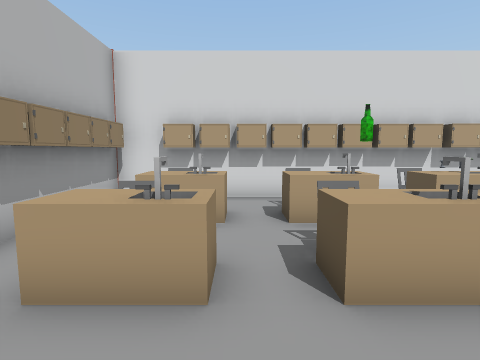
[1] (above)

24 first-person views from a walk through a scene from a Unity 3-D project. The camera is 1.4 m above the floor, tilts 6° down and sees 80° across. The floor is counted in squares, 1 m on a side. Each view is taken from the middle of a square. On the plan, view 1 faces up. The plan holds only what a view shows up to about 14 squares ahead; the rest is blank. The place goes on beyond the plan. Door leaves are left out, so doorways stand open. Some surface patterns are stand-ins.

[2]
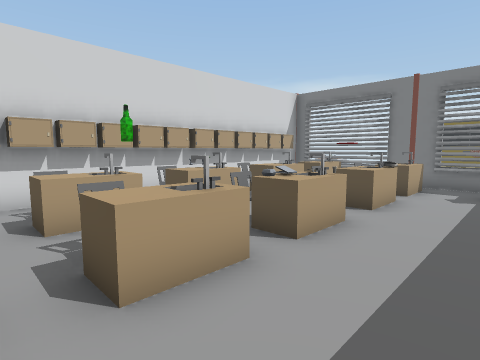

[3]
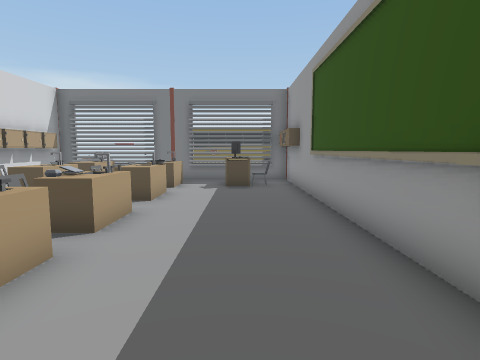

[4]
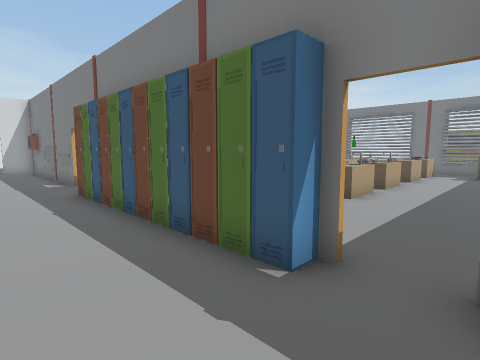

[5]
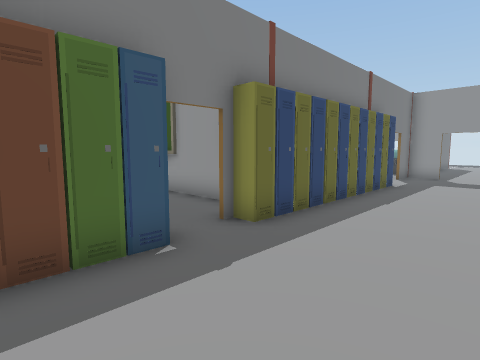

[6]
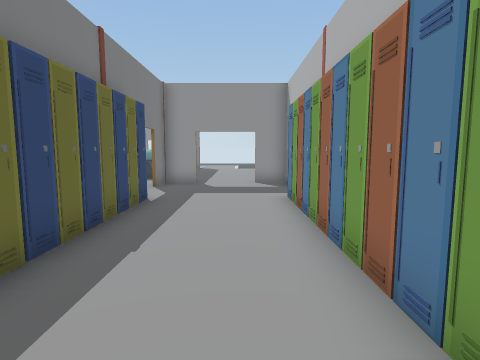

[7]
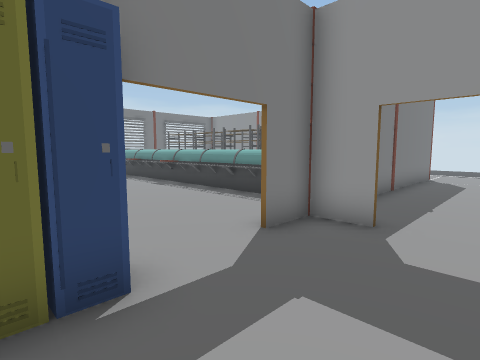

[8]
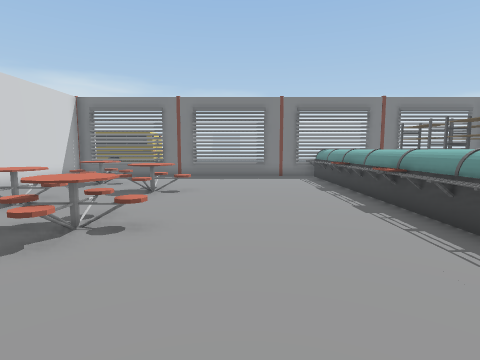

[9]
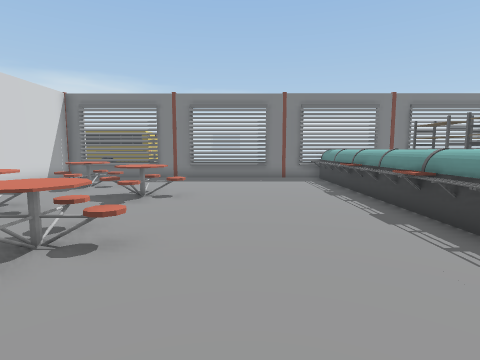

[10]
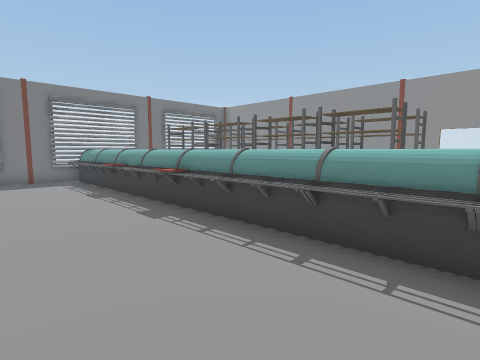

[11]
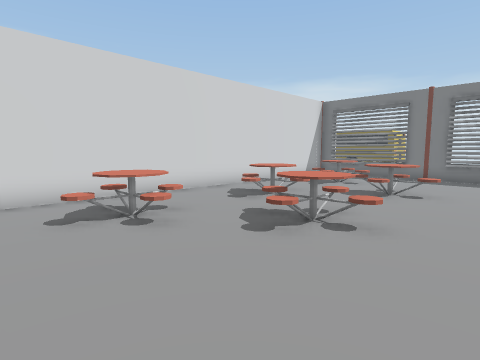

[12]
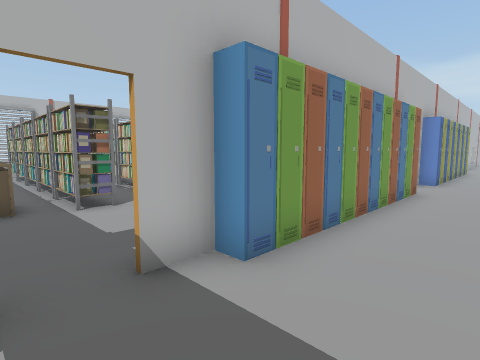

[13]
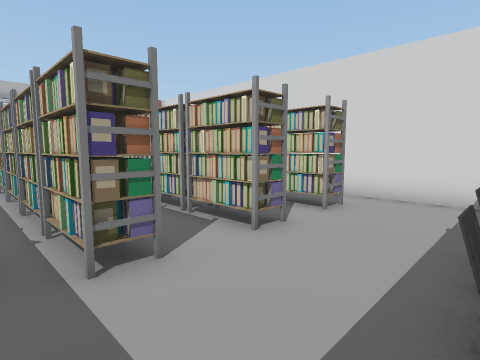

[14]
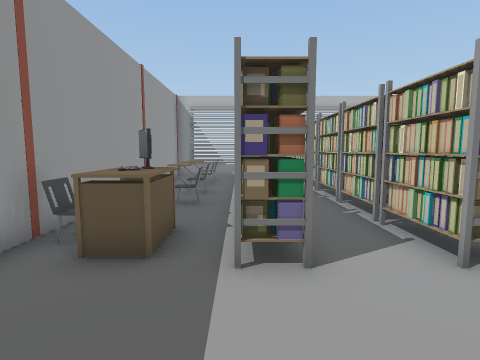

[15]
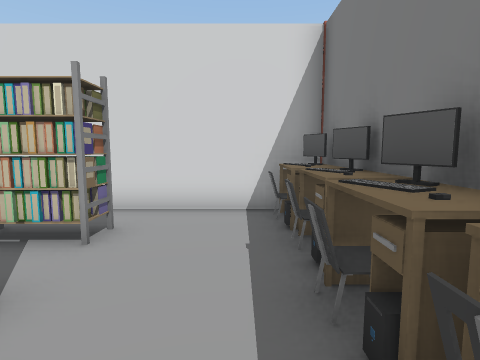

[16]
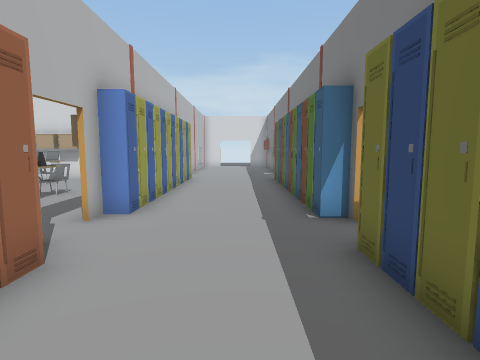

[17]
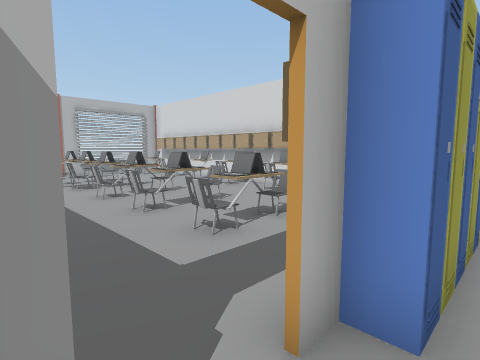

[18]
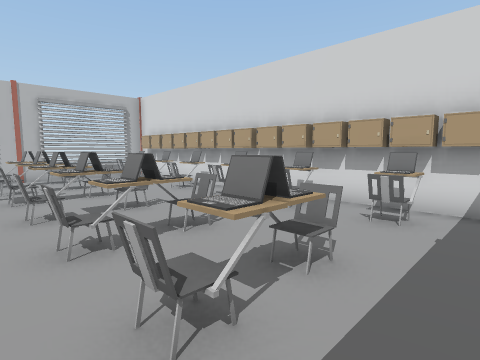

[19]
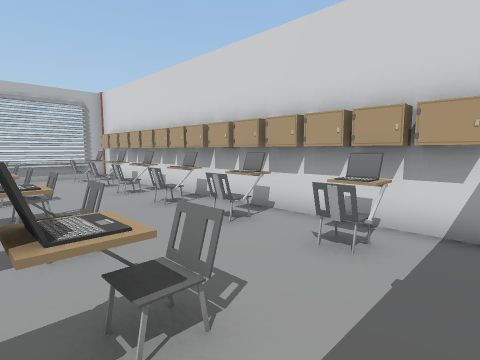

[20]
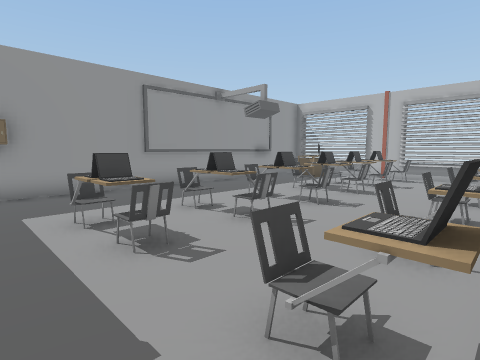

[21]
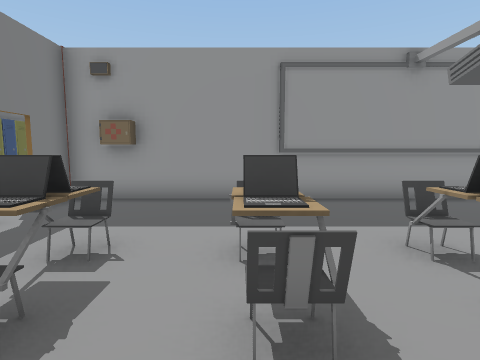

[22]
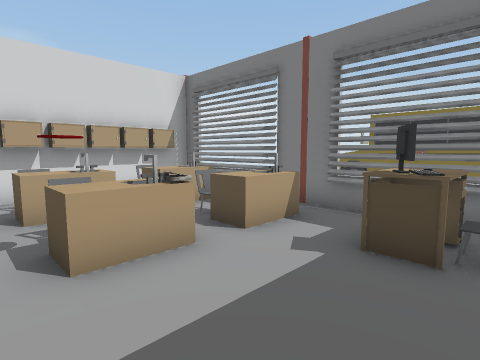

[23]
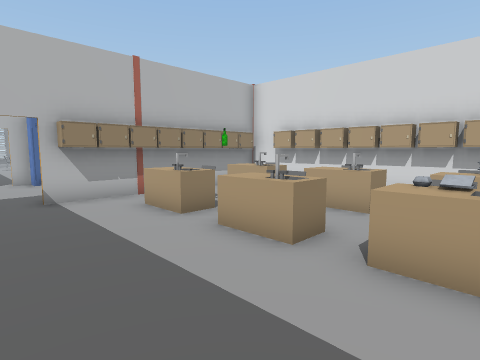

[24]
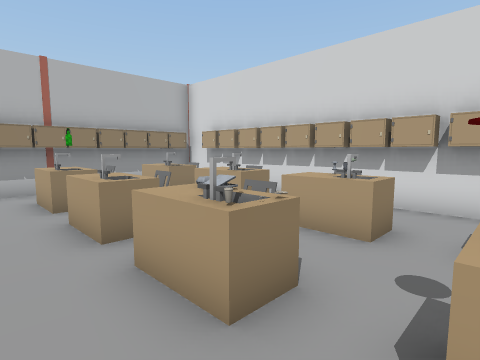

### Floor plan
Points are (right, up) in squares from view 1. A wall is a line through its corners. A room is listed if a view was taken in it or the views show most of it. See-through windows are left out.
Room 1 (views 1, 2, 3, 4, 5, 6, 7, 8, 9, 10, 11, 12, 13, 14, 15, 16, 17, 18, 19, 20, 21, 22, 23, 24)
walls: (-2, -2.2) (0.8, -2.2); (1.5, -2.2) (9.4, -2.2); (-9.1, -1.5) (-9.1, -0.8); (-9.5, -2.3) (-16.6, -2.3); (-9, -9.5) (-9, -10.6); (-5.1, -13.3) (-3.8, -13.3) (-3.8, -11.9); (-9, -13.3) (-7.6, -13.3); (9.5, -2.3) (-2.4, -2.3); (12.5, -1.5) (12.5, -0.2); (12.5, -9.6) (12.5, -6.8); (12.5, 0.6) (12.5, 4.1); (12.5, -14.5) (12.5, -12.1); (-19.5, -2.2) (-9.5, -2.2); (12.5, 7.6) (12.5, 8.4); (0.4, -24.1) (4.9, -24.1); (-19.5, -13.3) (-14.4, -13.3)
low walls: (12.5, 4.4) (12.5, 6.4)
ways out: open door at (-9, -11.5); open door at (-9, 0); open door at (-6, -13); open door at (-4, -11); open door at (-1, -24)
objects: other object (-19, -12) to (-19, -11); rack (-19, -10) to (-18, -9); rack (-19, -7) to (-18, -7); other object (-19, -5) to (-18, -4); chair (-19, 2); chair (-19, 3); chair (-19, 7); other object (-19, 8); locker (-18, 8); chair (-17, -12); rack (-17, -10) to (-16, -9); rack (-17, -7) to (-16, -7); other object (-17, -5) to (-16, -4); chair (-17, 2); laptop (-17, 3); chair (-17, 7); locker (-17, 8); chair (-16, 3); locker (-16, 8); other object (-15, -12) to (-14, -12); computer (-15, -11); rack (-15, -10) to (-13, -9); rack (-15, -7) to (-13, -7); rack (-15, -5) to (-13, -4); chair (-15, 2) to (-14, 3); chair (-15, 4); locker (-15, 8); chair (-14, -13); table (-14, -11); laptop (-14, 4); chair (-14, 7); locker (-14, 8); laptop (-13, 4); locker (-13, 8); chair (-12, 2); laptop (-12, 3); chair (-12, 4); chair (-12, 7); locker (-12, 8); chair (-11, -5); locker (-11, 8); chair (-10, -8); computer (-10, -7) to (-10, -6); other object (-10, -5); table (-10, -4); chair (-10, -3); locker (-9, -9); locker (-9, -7); locker (-9, -6); locker (-9, -5); locker (-9, -4); locker (-9, -3); locker (-9, -2); locker (-9, 1); locker (-9, 2); locker (-9, 3); locker (-9, 4); locker (-9, 5); locker (-9, 6); locker (-8, -8); locker (-8, -5); locker (-4, -9); locker (-4, -8); locker (-4, -7); locker (-4, -6); locker (-4, -5); locker (-4, -4); locker (-4, -3); locker (-4, -2); locker (-4, -1); locker (-4, 1); locker (-4, 2); locker (-4, 3); locker (-4, 4); locker (-4, 5); locker (-4, 6); locker (-4, 7); locker (-4, 8); other object (-3, -16) to (-2, -15); locker (-3, 1); locker (-3, 2); locker (-3, 3); locker (-3, 4); locker (-3, 5); locker (-3, 6) to (-3, 7); locker (-3, 8); table (-2, -6) to (1, -4); table (-2, 3) to (0, 3); table (-2, 5) to (0, 6); locker (-2, 8); other object (-1, -16) to (-1, -15); other object (-1, 7); locker (-1, 8); rack (0, -22) to (2, -21); rack (0, -19) to (2, -19); other object (0, -16) to (1, -15); locker (0, 8); table (1, -9) to (3, -7); table (1, 5) to (3, 6); other object (1, 7); locker (1, 8); other object (2, -16) to (3, -15); table (2, 3) to (3, 3); locker (2, 8); rack (3, -22) to (5, -21); rack (3, -19) to (5, -19); table (3, -6) to (5, -4); locker (3, 8); other object (4, -16) to (5, -15); other object (4, -15); table (4, 3) to (5, 3); table (4, 6) to (5, 6); chair (4, 7); locker (4, 8); locker (5, 8); rack (6, -22) to (8, -21); rack (6, -19) to (7, -19); other object (6, -16) to (7, -15); table (6, -9) to (8, -7); other object (6, 3); locker (6, 8); other object (7, -15) to (8, -15); chair (7, 4); table (7, 6) to (8, 6); other object (7, 7); locker (7, 8); rack (8, -19) to (10, -19); other object (8, -16) to (9, -15); table (8, -6) to (10, -4); table (8, 3); locker (8, 8); other object (9, -22) to (10, -21); other object (9, 3); locker (9, 8); other object (10, -15) to (12, -15); locker (10, -2); chair (10, -1) to (11, -1); computer (10, 0); table (10, 3) to (11, 3); chair (10, 4); table (10, 6) to (11, 6); other object (10, 7); locker (10, 8); other object (11, -2); computer (11, 0); locker (11, 8); other object (12, -2)

Where each view was taken, in squares from view 1:
view 1: 0 up, 0 right, facing up
view 2: 0 up, 0 right, facing up-right
view 3: 0 up, 1 left, facing right
view 4: 1 down, 7 left, facing up-right
view 5: 3 up, 8 left, facing down-right
view 6: 1 down, 7 left, facing down
view 7: 8 down, 7 left, facing down-right
view 8: 11 down, 3 left, facing right
view 9: 11 down, 2 left, facing right
view 10: 11 down, 2 left, facing down-right
view 11: 11 down, 3 left, facing up-right
view 12: 12 down, 6 left, facing up-left
view 13: 11 down, 10 left, facing up-left
view 14: 10 down, 10 left, facing left
view 15: 9 down, 11 left, facing up
view 16: 5 down, 6 left, facing up
view 17: 1 down, 8 left, facing up-left
view 18: 1 up, 10 left, facing up-left
view 19: 3 up, 10 left, facing up-left
view 20: 8 up, 10 left, facing down-left
view 21: 6 up, 14 left, facing down
view 22: 1 down, 6 right, facing up-right
view 23: 1 down, 5 right, facing up-left
view 24: 1 up, 7 right, facing up-left
